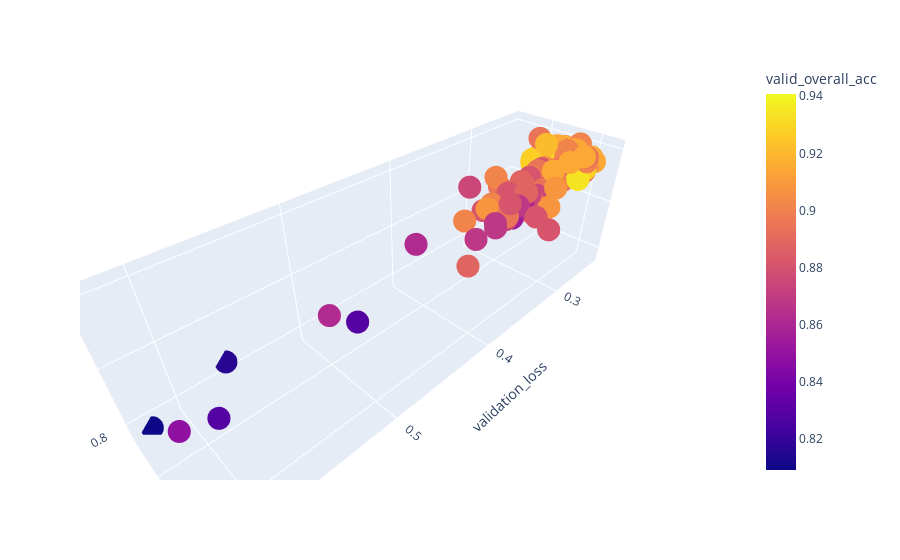

The cell this chart's notebook holds for it:
### Code cell
df.head()
df.max()

tmp_df = df[df["valid_overall_acc"] > 0.8]
# df.plot()
# sns.lmplot(data=tmp_df, x="valid_overall_acc", y="test_overall_acc")
fig = px.scatter_3d(tmp_df, x='validation_loss', y='test_overall_acc', z='train_overall_acc', color="valid_overall_acc")

fig.write_html("/tmp/3d.html")
fig.show()

### Figure 1 — Plotly figure (JSON) as saved in the notebook; plotly's stock layout.template omitted (floating-point values rounded to 4 significant figures; data arrays with more than 128 entries replaced by an {"elided": "..."} marker saying what was removed)
{"data": [{"hovertemplate": "validation_loss=%{x}<br>test_overall_acc=%{y}<br>train_overall_acc=%{z}<br>valid_overall_acc=%{marker.color}<extra></extra>", "legendgroup": "", "marker": {"color": {"elided": "634 float values"}, "coloraxis": "coloraxis", "symbol": "circle"}, "mode": "markers", "name": "", "scene": "scene", "showlegend": false, "type": "scatter3d", "x": {"elided": "634 float values"}, "y": {"elided": "634 float values"}, "z": {"elided": "634 float values"}}], "layout": {"coloraxis": {"colorbar": {"title": {"text": "valid_overall_acc"}}, "colorscale": [[0, "#0d0887"], [0.1111, "#46039f"], [0.2222, "#7201a8"], [0.3333, "#9c179e"], [0.4444, "#bd3786"], [0.5556, "#d8576b"], [0.6667, "#ed7953"], [0.7778, "#fb9f3a"], [0.8889, "#fdca26"], [1, "#f0f921"]]}, "legend": {"tracegroupgap": 0}, "margin": {"t": 60}, "scene": {"domain": {"x": [0, 1], "y": [0, 1]}, "xaxis": {"title": {"text": "validation_loss"}}, "yaxis": {"title": {"text": "test_overall_acc"}}, "zaxis": {"title": {"text": "train_overall_acc"}}}}}
